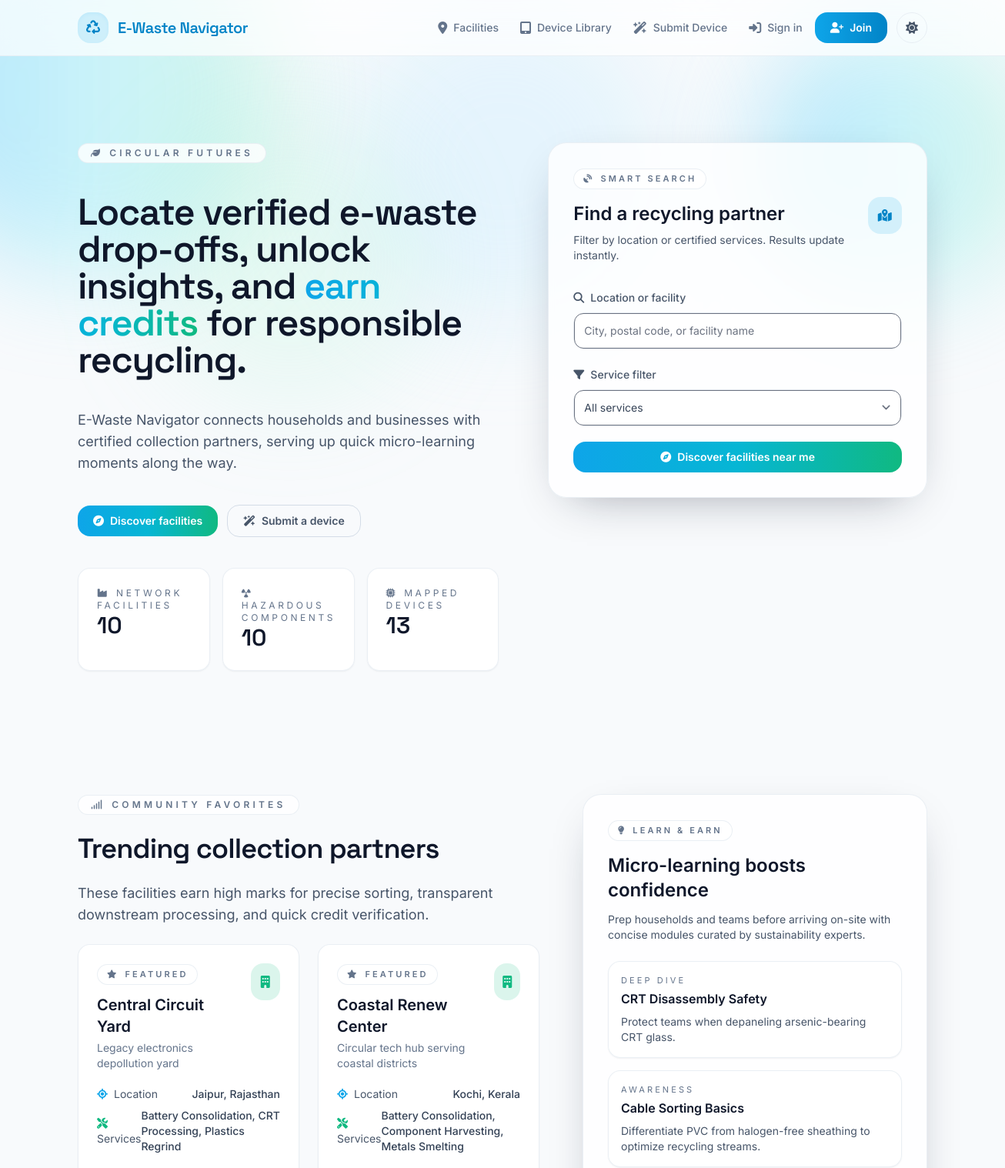
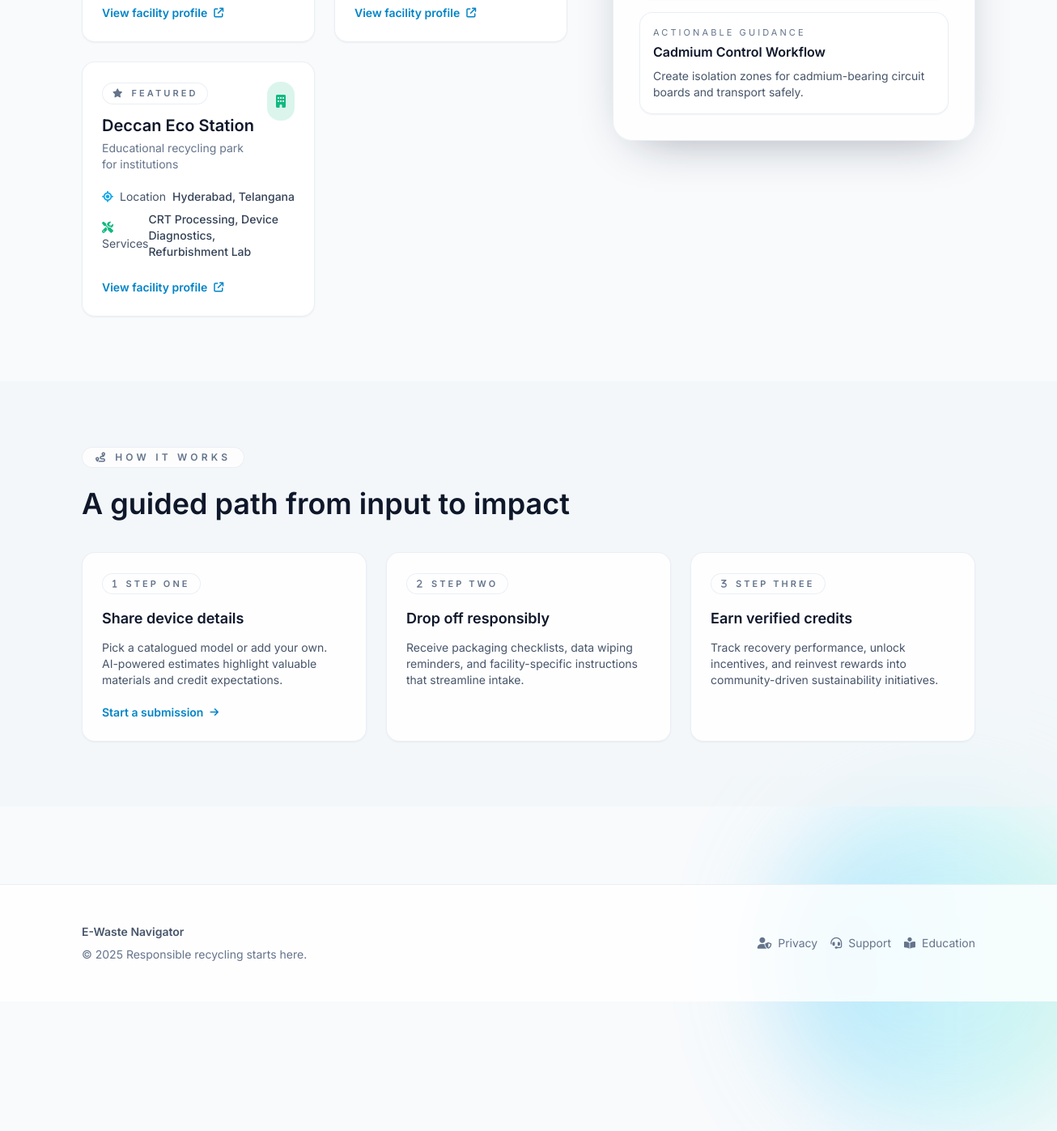
The page / on the database its author committed (2 pictures, top to bottom).
### facilities/models.py (models this page shows, shortened)
class Facility(models.Model):
	name = models.CharField(max_length=200)
	slug = models.SlugField(max_length=210, unique=True)
	tagline = models.CharField(max_length=255, blank=True)
	description = models.TextField(blank=True)
	street_address = models.CharField(max_length=255)
	city = models.CharField(max_length=120)
	state_province = models.CharField(max_length=120)
	postal_code = models.CharField(max_length=20)
	country = models.CharField(max_length=60, default="India")
	latitude = models.DecimalField(max_digits=9, decimal_places=6, null=True, blank=True)
	longitude = models.DecimalField(max_digits=9, decimal_places=6, null=True, blank=True)
	phone_number = models.CharField(max_length=30, blank=True)
	email = models.EmailField(blank=True)
	website = models.URLField(blank=True)
	hours_of_operation = models.JSONField(default=dict, blank=True)
	drop_off_instructions = models.TextField(blank=True)
	services = models.ManyToManyField(
		FacilityService,
		related_name="facilities",
		blank=True,
	)
	focus_components = models.ManyToManyField(
		'education.HazardousComponent',
		related_name='facilities',
		blank=True,
	)
	is_verified = models.BooleanField(default=False)
	created_at = models.DateTimeField(auto_now_add=True)
	updated_at = models.DateTimeField(auto_now=True)
	class Meta:
		ordering = ["name"]

class FacilityService(models.Model):
	name = models.CharField(max_length=120, unique=True)
	description = models.TextField(blank=True)
	icon = models.CharField(max_length=60, blank=True, help_text="Heroicon or custom identifier")
	class Meta:
		ordering = ["name"]
	def __str__(self) -> str:
		return self.name

### education/models.py (models this page shows, shortened)
class LearningModule(models.Model):
	AWARENESS = "awareness"
	ACTION = "action"
	DEEP_DIVE = "deep_dive"
	MODULE_TYPE_CHOICES = [
		(AWARENESS, "Awareness"),
		(ACTION, "Actionable Guidance"),
		(DEEP_DIVE, "Deep Dive"),
	]
	title = models.CharField(max_length=200)
	slug = models.SlugField(max_length=210, unique=True)
	summary = models.CharField(max_length=255)
	body = models.TextField()
	module_type = models.CharField(
		max_length=20,
		choices=MODULE_TYPE_CHOICES,
		default=AWARENESS,
	)
	components = models.ManyToManyField(HazardousComponent, related_name="modules")
	estimated_read_time = models.PositiveIntegerField(default=3, help_text="In minutes")
	is_published = models.BooleanField(default=True)
	created_at = models.DateTimeField(auto_now_add=True)
	updated_at = models.DateTimeField(auto_now=True)
	class Meta:
		ordering = ["title"]

### facilities/views.py (the view)
# urls.py: path("", views.HomeView.as_view(), name="home"),
class HomeView(TemplateView):
	template_name = "facilities/home.html"
	def get_context_data(self, **kwargs):
		context = super().get_context_data(**kwargs)
		context.update(
			{
				"search_form": FacilitySearchForm(self.request.GET or None),
				"total_facilities": Facility.objects.count(),
				"total_components": HazardousComponent.objects.count(),
				"total_device_models": DeviceModel.objects.count(),
				"featured_facilities": Facility.objects.filter(is_verified=True)[:3],
				"featured_modules": LearningModule.objects.filter(is_published=True)[:3],
			}
		)
		return context

### facilities/forms.py
class FacilitySearchForm(forms.Form):
    query = forms.CharField(
        required=False,
        label="Search",
        widget=forms.TextInput(
            attrs={
                "placeholder": "City, postal code, or facility name",
                "class": "w-full rounded-xl border-0 bg-transparent pl-12 pr-4 py-3 text-sm text-slate-700 placeholder-slate-400 focus:outline-none dark:text-slate-100 dark:placeholder-slate-500",
            }
        ),
    )
    service = forms.ModelChoiceField(
        required=False,
        queryset=FacilityService.objects.none(),
        label="Filter by service",
        empty_label="All services",
        widget=forms.Select(
            attrs={
                "class": "w-full appearance-none rounded-xl border-0 bg-transparent pl-12 pr-10 py-3 text-sm text-slate-700 focus:outline-none dark:text-slate-100",
            }
        ),
    )
    def __init__(self, *args, **kwargs):
        super().__init__(*args, **kwargs)
        self.fields["service"].queryset = FacilityService.objects.order_by("name")

### facilities/templates/facilities/home.html (shortened to what this page needs)
{% extends "base.html" %}
{% load static %}
{% block content %}
<section class="page-section">
    <div class="layout-container relative grid gap-16 lg:grid-cols-[minmax(0,1fr)_minmax(0,0.9fr)]">
        <span class="ambient-orb top-[-160px] right-[-120px] h-[360px] w-[360px]"></span>
        <div class="relative space-y-10">
            <span class="feature-chip animate-fade-in">
                <i class="fa-solid fa-leaf"></i>
                Circular futures
            </span>
            <h1 class="page-section__title">
                Locate verified e-waste drop-offs, unlock insights, and <span class="text-gradient">earn credits</span> for responsible recycling.
            </h1>
            <p class="page-section__subtitle max-w-2xl">
                E-Waste Navigator connects households and businesses with certified collection partners, serving up quick micro-learning moments along the way.
            </p>
            <div class="flex flex-wrap items-center gap-3">
                <a href="{% url 'facilities:facility_list' %}" class="primary-btn">
                    <i class="fa-solid fa-compass"></i>
                    Discover facilities
                </a>
                <a href="{% url 'devices:submit' %}" class="secondary-btn">
                    <i class="fa-solid fa-wand-magic-sparkles"></i>
                    Submit a device
                </a>
            </div>
            <dl class="grid gap-4 sm:grid-cols-3">
                <div class="stat-card">
                    <dt class="stat-label"><i class="fa-solid fa-industry mr-2"></i>Network facilities</dt>
                    <dd class="stat-value">{{ total_facilities }}</dd>
                </div>
                <div class="stat-card">
                    <dt class="stat-label"><i class="fa-solid fa-radiation mr-2"></i>Hazardous components</dt>
                    <dd class="stat-value">{{ total_components }}</dd>
                </div>
                <div class="stat-card">
                    <dt class="stat-label"><i class="fa-solid fa-microchip mr-2"></i>Mapped devices</dt>
                    <dd class="stat-value">{{ total_device_models }}</dd>
                </div>
            </dl>
        </div>
        <div class="relative">
            <div class="glass-card">
                <div class="flex items-center justify-between">
                    <div>
                        <span class="chip-badge"><i class="fa-solid fa-satellite-dish"></i>Smart search</span>
                        <h2 class="mt-4 text-2xl font-semibold text-slate-900 dark:text-white">Find a recycling partner</h2>
                        <p class="mt-2 text-sm text-slate-600 dark:text-slate-400">Filter by location or certified services. Results update instantly.</p>
                    </div>
                    <span class="inline-flex h-12 w-12 items-center justify-center rounded-2xl bg-sky-500/15 text-sky-600 dark:text-sky-300">
                        <i class="fa-solid fa-map-location-dot"></i>
                    </span>
                </div>
                <form action="{% url 'facilities:facility_list' %}" method="get" class="mt-8 space-y-5">
                    <div>
                        <label for="id_query" class="inline-flex items-center gap-2 text-sm font-medium text-slate-600 dark:text-slate-200">
                            <i class="fa-solid fa-magnifying-glass"></i>
                            Location or facility
                        </label>
                        <div class="input-shell mt-2">
                            {{ search_form.query }}
                        </div>
                    </div>
                    <div>
                        <label for="id_service" class="inline-flex items-center gap-2 text-sm font-medium text-slate-600 dark:text-slate-200">
                            <i class="fa-solid fa-filter"></i>
                            Service filter
                        </label>
                        <div class="input-shell mt-2">
                            {{ search_form.service }}
                        </div>
                    </div>
                    <button type="submit" class="primary-btn w-full">
                        <i class="fa-solid fa-compass"></i>
                        Discover facilities near me
                    </button>
                </form>
            </div>
        </div>
    </div>
</section>
<section class="page-section">
    <div class="layout-container flex flex-col gap-14 lg:flex-row">
        <div class="flex-1 space-y-6">
            <span class="feature-chip"><i class="fa-solid fa-signal"></i>Community favorites</span>
            <h2 class="page-section__title text-3xl sm:text-4xl">Trending collection partners</h2>
            <p class="page-section__subtitle">These facilities earn high marks for precise sorting, transparent downstream processing, and quick credit verification.</p>
            <div class="grid gap-6 md:grid-cols-2">
                {% for facility in featured_facilities %}
                    <article class="grid-card">
                        <div class="flex items-start justify-between gap-3">
                            <div>
                                <p class="chip-badge mb-3"><i class="fa-solid fa-star"></i>Featured</p>
                                <h3 class="text-xl font-semibold text-slate-900 dark:text-white">{{ facility.name }}</h3>
                                <p class="mt-1 text-sm text-slate-500 dark:text-slate-400">{{ facility.tagline|default:facility.city }}</p>
                            </div>
                            <span class="inline-flex h-12 w-12 items-center justify-center rounded-2xl bg-emerald-500/15 text-emerald-500 dark:text-emerald-300">
                                <i class="fa-solid fa-building"></i>
                            </span>
                        </div>
                        <dl class="mt-5 space-y-2 text-sm text-slate-600 dark:text-slate-400">
                            <div class="flex items-center justify-between">
                                <dt><i class="fa-solid fa-location-crosshairs mr-2 text-sky-500"></i>Location</dt>
                                <dd class="font-medium text-slate-700 dark:text-slate-200">{{ facility.city }}, {{ facility.state_province }}</dd>
                            </div>
                            <div class="flex items-center justify-between">
                                <dt><i class="fa-solid fa-screwdriver-wrench mr-2 text-emerald-500"></i>Services</dt>
                                <dd class="font-medium text-slate-700 dark:text-slate-200">{{ facility.services.all|join:", " }}</dd>
                            </div>
                        </dl>
                        <a href="{% url 'facilities:facility_detail' facility.slug %}" class="mt-6 inline-flex items-center text-sm font-semibold text-sky-600 hover:text-sky-500 dark:text-sky-300 dark:hover:text-sky-200">
                            View facility profile
                            <i class="fa-solid fa-arrow-up-right-from-square ml-2 text-xs"></i>
                        </a>
                    </article>
                {% empty %}
                    <p class="text-sm text-slate-500 dark:text-slate-500">Add your first verified facility to highlight it here.</p>
                {% endfor %}
            </div>
        </div>
        <aside class="w-full max-w-md space-y-6">
            <div class="glass-card">
                <span class="chip-badge"><i class="fa-solid fa-lightbulb"></i>Learn & earn</span>
                <h2 class="mt-4 text-2xl font-semibold text-slate-900 dark:text-white">Micro-learning boosts confidence</h2>
                <p class="mt-3 text-sm text-slate-600 dark:text-slate-400">Prep households and teams before arriving on-site with concise modules curated by sustainability experts.</p>
                <ul class="mt-6 space-y-4">
                    {% for module in featured_modules %}
                        <li class="rounded-2xl border border-slate-200/70 bg-white/70 p-4 shadow-sm transition hover:-translate-y-[2px] hover:shadow-lg dark:border-slate-800/60 dark:bg-slate-900/60">
                            <p class="card-meta mb-1 text-[11px] text-slate-500 dark:text-slate-500">{{ module.get_module_type_display }}</p>
                            <a href="#" class="block text-base font-semibold text-slate-900 hover:text-sky-600 dark:text-white dark:hover:text-sky-300">{{ module.title }}</a>
                            <p class="mt-2 text-sm text-slate-600 line-clamp-3 dark:text-slate-400">{{ module.summary }}</p>
                        </li>
                    {% empty %}
                        <li class="text-sm text-slate-500 dark:text-slate-500">Curate modules to inspire confident recycling.</li>
                    {% endfor %}
                </ul>
            </div>
        </aside>
    </div>
</section>
<section class="page-section page-section--muted">
    <div class="layout-container">
        <span class="feature-chip"><i class="fa-solid fa-route"></i>How it works</span>
        <h2 class="mt-6 text-3xl font-semibold text-slate-900 sm:text-4xl dark:text-white">A guided path from input to impact</h2>
        <div class="mt-10 grid gap-6 lg:grid-cols-3">
            <article class="subtle-card hover:-translate-y-[2px] hover:shadow-lg dark:hover:border-sky-400/40">
                <span class="chip-badge mb-4"><i class="fa-solid fa-1"></i>Step one</span>
                <h3 class="card-heading">Share device details</h3>
                <p class="card-body mt-3">Pick a catalogued model or add your own. AI-powered estimates highlight valuable materials and credit expectations.</p>
                <a href="{% url 'devices:submit' %}" class="mt-5 inline-flex items-center text-sm font-semibold text-sky-600 hover:text-sky-500 dark:text-sky-300 dark:hover:text-sky-200">
                    Start a submission
                    <i class="fa-solid fa-arrow-right ml-2 text-xs"></i>
                </a>
            </article>
            <article class="subtle-card hover:-translate-y-[2px] hover:shadow-lg dark:hover:border-sky-400/40">
                <span class="chip-badge mb-4"><i class="fa-solid fa-2"></i>Step two</span>
                <h3 class="card-heading">Drop off responsibly</h3>
                <p class="card-body mt-3">Receive packaging checklists, data wiping reminders, and facility-specific instructions that streamline intake.</p>
            </article>
            <article class="subtle-card hover:-translate-y-[2px] hover:shadow-lg dark:hover:border-sky-400/40">
                <span class="chip-badge mb-4"><i class="fa-solid fa-3"></i>Step three</span>
                <h3 class="card-heading">Earn verified credits</h3>
                <p class="card-body mt-3">Track recovery performance, unlock incentives, and reinvest rewards into community-driven sustainability initiatives.</p>
            </article>
        </div>
    </div>
</section>
{% endblock %}

### rows shown on the page
Facility: name "Central Circuit Yard", tagline "Legacy electronics depollution yard", city "Jaipur", state_province "Rajasthan", services.all "Battery Consolidation, CRT Processing, Plastics Regrind"
Facility: name "Coastal Renew Center", tagline "Circular tech hub serving coastal districts", city "Kochi", state_province "Kerala", services.all "Battery Consolidation, Component Harvesting, Metals Smelting"
Facility: name "Deccan Eco Station", tagline "Educational recycling park for institutions", city "Hyderabad", state_province "Telangana", services.all "CRT Processing, Device Diagnostics, Refurbishment Lab"
LearningModule: module_type "DEEP DIVE", title "CRT Disassembly Safety", summary "Protect teams when depaneling arsenic-bearing CRT glass."
LearningModule: module_type "AWARENESS", title "Cable Sorting Basics", summary "Differentiate PVC from halogen-free sheathing to optimize recycling streams."
LearningModule: module_type "ACTIONABLE GUIDANCE", title "Cadmium Control Workflow", summary "Create isolation zones for cadmium-bearing circuit boards and transport safely."

### other values the page prints
{{ total_facilities }} "10"
{{ total_components }} "10"
{{ total_device_models }} "13"
